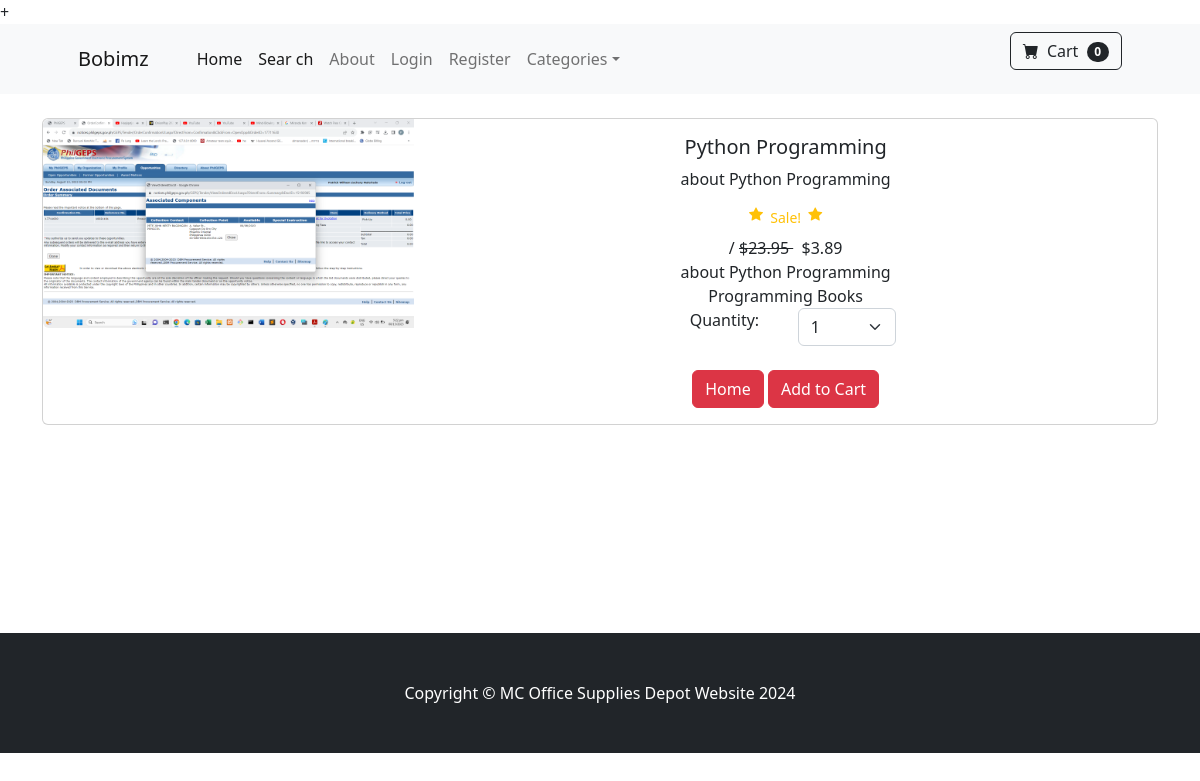
The app's page /product/3 with its own data.
### storeapp/models.py (models this page shows, shortened)
class Product(models.Model):
	name = models.CharField(max_length=100)
	price = models.DecimalField(default=0, decimal_places=2, max_digits=6)
	category = models.ForeignKey(Category, on_delete=models.CASCADE, default=1)
	description = models.CharField(max_length=250, default='', blank=True, null=True)
	image = models.ImageField(upload_to='uploads/product/')
	is_sale = models.BooleanField(default=False)
	sale_price = models.DecimalField(default=0, decimal_places=2, max_digits=6)

class Category(models.Model):
	name = models.CharField(max_length=50)
	def __str__(self):
		return self.name
	class Meta:
		verbose_name_plural = 'categories'

### storeapp/views.py (the view)
# urls.py: path('product/<int:pk>', views.product, name='product'),
def product(request,pk):
	product = Product.objects.get(id=pk)
	return render(request, 'product.html', {'product': product})

### cartapp/cart.py (called while the page is built)
    def __len__(self):
        return len(self.cart) # len() is a function that will count the lenght in the cart

### cartapp/context_processors.py (called while the page is built)
def cart(request):
    return {'cart': Cart(request)} # capital C as in Cart(request) because from import Cart above

### storeapp/templates/product.html (shortened to what this page needs)
+{% extends 'base.html' %}
{% block content %}
<div class="container">
    <br/>
    <div class="card mb-3">
        <div class="row g-0">
          <div class="col-md-4">
            <img src="{{ product.image.url }}" class="img-fluid rounded-start" alt="...">
          </div>
          <div class="col-md-8">
            <div class="card-body">
            <center>
              <h5 class="card-title">{{ product.name }}</h5>
              <p class="card-text">{{ product.description }}</p>
            {% if product.is_sale %}
                <div class="d-flex justify-content-center small text-warning mb-2">
                    <div class="bi-star-fill"></div>
                    &nbsp;&nbsp;Sale!&nbsp;&nbsp;
                    <div class="bi-star-fill"></div>
                </div>
                /
                <strike>
                    ${{ product.price }}
                </strike>
                &nbsp;
                ${{ product.sale_price }}
                <br/>
                {{ product.description }}
                <br/>
                {{ product.category }}
            {% else %}
                ${{ product.price }}
                <br/>
                ID: {{ product.id }}
            {% endif %}
            <br/>
            <div class="row justify-content-center">
              <div class="col-md-2">Quantity:</div>
              <div class="col-md-2">
                <select class="form-select" id="qty-cart">
                  <option value="1">1</option>
                </select>
              </div>
            </div>
            <br/>
              <a href="{% url 'home' %}" class="btn btn-danger">Home</a>
              <button type="button" value="{{ product.id }}" class="btn btn-danger" id="add-cart" src="">Add to Cart</button>
            </center>
            </div>
          </div>
        </div>
      </div>
</div>
<br/>
<br/>
<br/>
<br/>
<br/>
<br/>
<br/>
<br/>
{% endblock %}

### records on screen
Product: image (picture), name "Python Programming", description "about Python Programming", price "23.95", sale_price "3.89", category "Programming Books"

### other values on screen
{{ cart|length }} "0"
